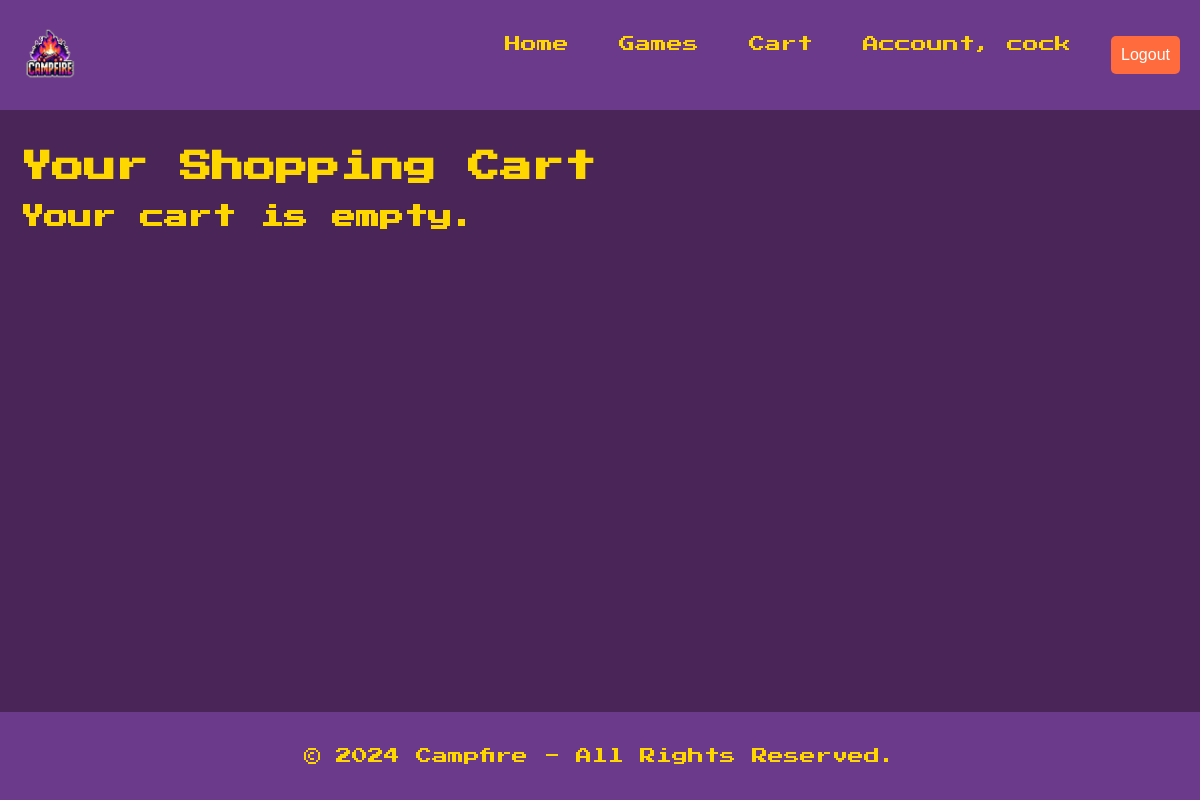
/cart/ (signed in), run on an earlier commit of the app's database.
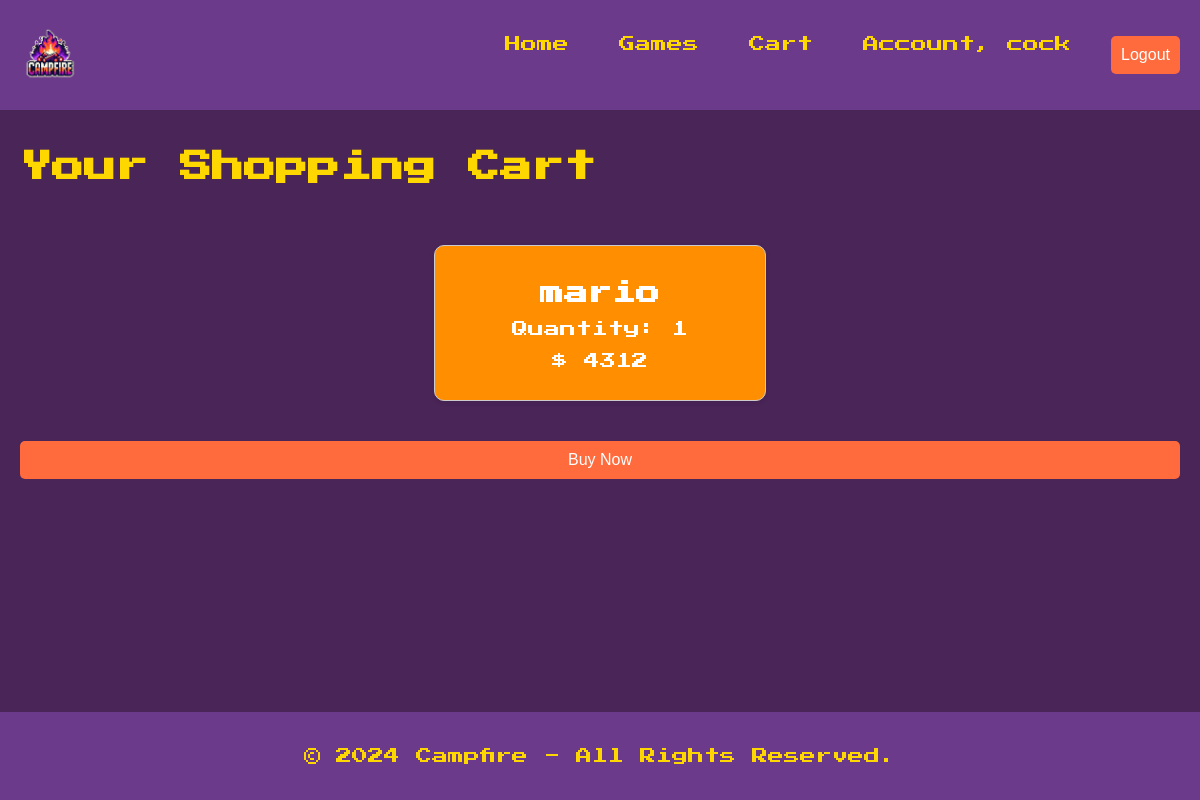
And on a later commit of the database.
### shop/models.py (models this page shows, shortened)
class CartItem(models.Model):
    shopping_cart = models.ForeignKey(
        ShoppingCart, on_delete=models.CASCADE, related_name='cart_items')
    game = models.ForeignKey(
        Game, on_delete=models.CASCADE, related_name='cart_items')
    quantity = models.PositiveIntegerField(default=1)

class Game(models.Model):
    title = models.CharField(max_length=255)
    author = models.CharField(max_length=255)
    price = models.IntegerField()
    description = models.TextField()

### shop/views.py (the view, shortened to what this page needs)
# urls.py: path('cart/', Cart.as_view(), name='cart'),
class Cart(LoginRequiredMixin, View):
    template_name = "cart.html"
    def get(self, request):
        shopping_cart, created = ShoppingCart.objects.get_or_create(
            user=request.user)
        cart_items = shopping_cart.cart_items.all()
        return render(request, self.template_name, {'cart_items': cart_items})

### shop/templates/cart.html (shortened to what this page needs)
{% extends 'base.html' %}
{% block content %}
<h1>Your Shopping Cart</h1>
{% if cart_items %}
<form action="{% url 'cart' %}" method="post">
  <div class="games-container">
    <div class="games-grid">
      {% for item in cart_items %}
      <div class="game-card">
        <div class="game-info">
          <h2>{{ item.game.title }}</h2>
          <p>Quantity: {{ item.quantity }}</p>
          <p>$ {{ item.game.price }}</p>
        </div>
      </div>
      {% endfor %}
    </div>
  </div>
  <button type="submit" class="btn buy-btn">Buy Now</button>
</form>
{% else %}
<h2>Your cart is empty.</h2>
{% endif %}
{% endblock %}

What changed in the data, as far as the page shows it:
added CartItem: game "mario", quantity "1", game.price "4312"
Also different on the page:
text no longer shown: "Your cart is empty."
text now shown: "Buy Now"
